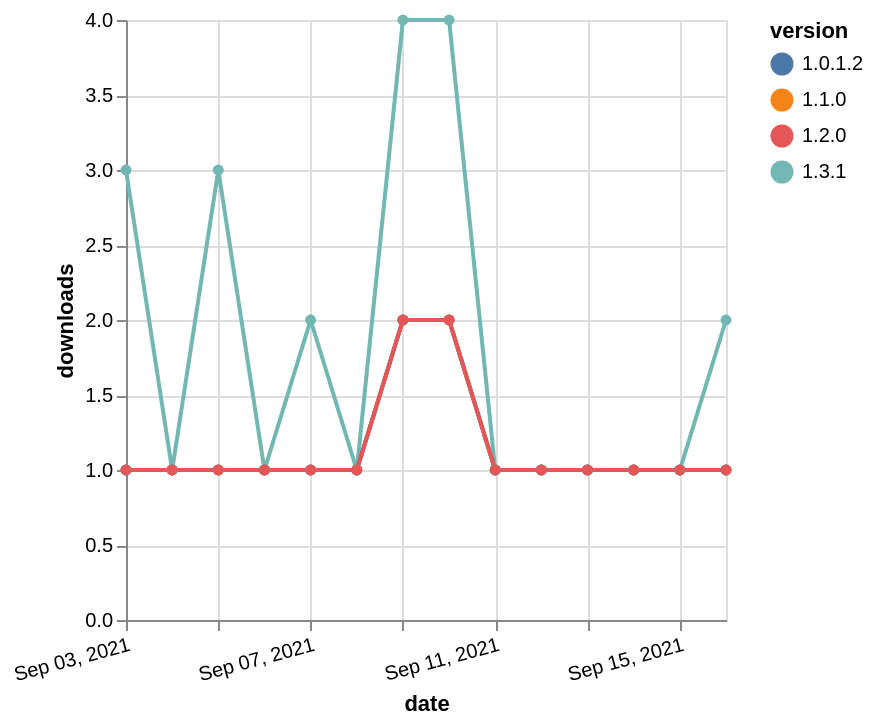

Express this chart as Vega-Lite.
### Vega-Lite specification from a JSON file in a GitHub repository (floating-point values rounded to 4 significant figures)
{"$schema": "https://vega.github.io/schema/vega-lite/v5.json", "description": "A simple bar chart with embedded data.", "data": {"values": [{"date": "2021-09-03", "total": 139, "delta": 1, "version": "1.1.0"}, {"date": "2021-09-04", "total": 140, "delta": 1, "version": "1.1.0"}, {"date": "2021-09-05", "total": 141, "delta": 1, "version": "1.1.0"}, {"date": "2021-09-06", "total": 142, "delta": 1, "version": "1.1.0"}, {"date": "2021-09-07", "total": 143, "delta": 1, "version": "1.1.0"}, {"date": "2021-09-08", "total": 144, "delta": 1, "version": "1.1.0"}, {"date": "2021-09-09", "total": 146, "delta": 2, "version": "1.1.0"}, {"date": "2021-09-10", "total": 148, "delta": 2, "version": "1.1.0"}, {"date": "2021-09-11", "total": 149, "delta": 1, "version": "1.1.0"}, {"date": "2021-09-12", "total": 150, "delta": 1, "version": "1.1.0"}, {"date": "2021-09-13", "total": 151, "delta": 1, "version": "1.1.0"}, {"date": "2021-09-14", "total": 152, "delta": 1, "version": "1.1.0"}, {"date": "2021-09-15", "total": 153, "delta": 1, "version": "1.1.0"}, {"date": "2021-09-16", "total": 154, "delta": 1, "version": "1.1.0"}, {"date": "2021-09-03", "total": 12, "delta": 3, "version": "1.3.1"}, {"date": "2021-09-04", "total": 13, "delta": 1, "version": "1.3.1"}, {"date": "2021-09-05", "total": 16, "delta": 3, "version": "1.3.1"}, {"date": "2021-09-06", "total": 17, "delta": 1, "version": "1.3.1"}, {"date": "2021-09-07", "total": 19, "delta": 2, "version": "1.3.1"}, {"date": "2021-09-08", "total": 20, "delta": 1, "version": "1.3.1"}, {"date": "2021-09-09", "total": 24, "delta": 4, "version": "1.3.1"}, {"date": "2021-09-10", "total": 28, "delta": 4, "version": "1.3.1"}, {"date": "2021-09-11", "total": 29, "delta": 1, "version": "1.3.1"}, {"date": "2021-09-12", "total": 30, "delta": 1, "version": "1.3.1"}, {"date": "2021-09-13", "total": 31, "delta": 1, "version": "1.3.1"}, {"date": "2021-09-14", "total": 32, "delta": 1, "version": "1.3.1"}, {"date": "2021-09-15", "total": 33, "delta": 1, "version": "1.3.1"}, {"date": "2021-09-16", "total": 35, "delta": 2, "version": "1.3.1"}, {"date": "2021-09-03", "total": 133, "delta": 1, "version": "1.0.1.2"}, {"date": "2021-09-04", "total": 134, "delta": 1, "version": "1.0.1.2"}, {"date": "2021-09-05", "total": 135, "delta": 1, "version": "1.0.1.2"}, {"date": "2021-09-06", "total": 136, "delta": 1, "version": "1.0.1.2"}, {"date": "2021-09-07", "total": 137, "delta": 1, "version": "1.0.1.2"}, {"date": "2021-09-08", "total": 138, "delta": 1, "version": "1.0.1.2"}, {"date": "2021-09-09", "total": 140, "delta": 2, "version": "1.0.1.2"}, {"date": "2021-09-10", "total": 142, "delta": 2, "version": "1.0.1.2"}, {"date": "2021-09-11", "total": 143, "delta": 1, "version": "1.0.1.2"}, {"date": "2021-09-12", "total": 144, "delta": 1, "version": "1.0.1.2"}, {"date": "2021-09-13", "total": 145, "delta": 1, "version": "1.0.1.2"}, {"date": "2021-09-14", "total": 146, "delta": 1, "version": "1.0.1.2"}, {"date": "2021-09-15", "total": 147, "delta": 1, "version": "1.0.1.2"}, {"date": "2021-09-16", "total": 148, "delta": 1, "version": "1.0.1.2"}, {"date": "2021-09-03", "total": 140, "delta": 1, "version": "1.2.0"}, {"date": "2021-09-04", "total": 141, "delta": 1, "version": "1.2.0"}, {"date": "2021-09-05", "total": 142, "delta": 1, "version": "1.2.0"}, {"date": "2021-09-06", "total": 143, "delta": 1, "version": "1.2.0"}, {"date": "2021-09-07", "total": 144, "delta": 1, "version": "1.2.0"}, {"date": "2021-09-08", "total": 145, "delta": 1, "version": "1.2.0"}, {"date": "2021-09-09", "total": 147, "delta": 2, "version": "1.2.0"}, {"date": "2021-09-10", "total": 149, "delta": 2, "version": "1.2.0"}, {"date": "2021-09-11", "total": 150, "delta": 1, "version": "1.2.0"}, {"date": "2021-09-12", "total": 151, "delta": 1, "version": "1.2.0"}, {"date": "2021-09-13", "total": 152, "delta": 1, "version": "1.2.0"}, {"date": "2021-09-14", "total": 153, "delta": 1, "version": "1.2.0"}, {"date": "2021-09-15", "total": 154, "delta": 1, "version": "1.2.0"}, {"date": "2021-09-16", "total": 155, "delta": 1, "version": "1.2.0"}]}, "width": "container", "mark": {"type": "line", "point": {"filled": true}}, "encoding": {"x": {"field": "date", "type": "temporal", "timeUnit": "yearmonthdate", "title": "date", "axis": {"labelAngle": -15}}, "y": {"field": "delta", "type": "quantitative", "title": "downloads"}, "color": {"field": "version", "type": "nominal"}, "tooltip": {"field": "delta"}}}
